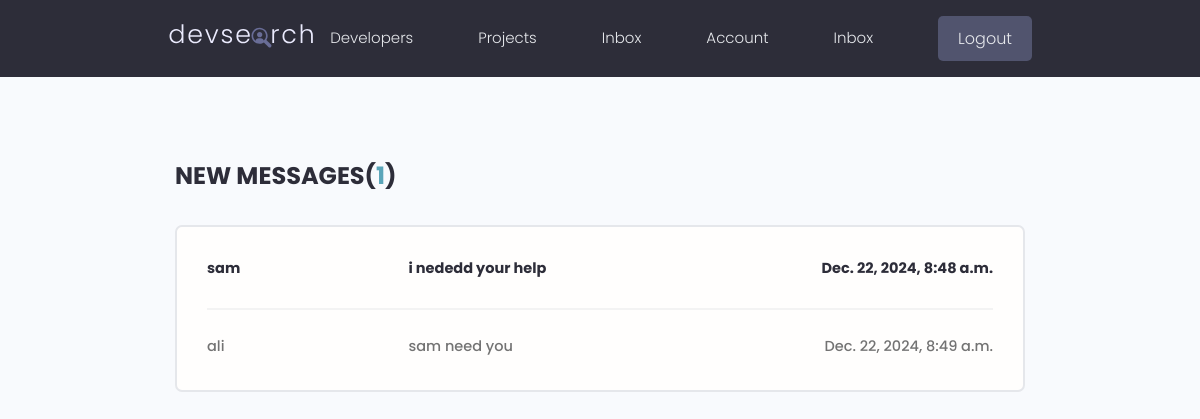
Before: /inbox/ (signed in) with the older database file.
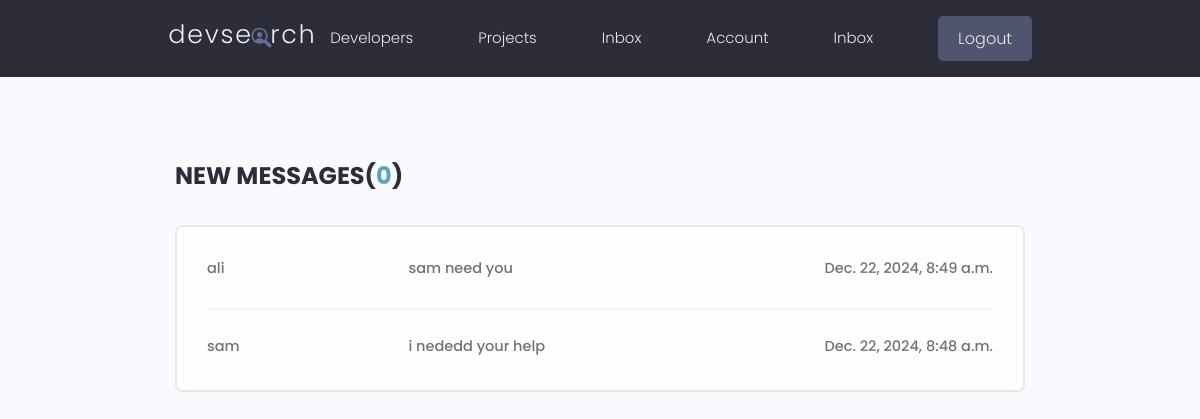
After: the same page with the newer database file.
### users/models.py (models this page shows, shortened)
class Message(models.Model):
      sender = models.ForeignKey(Profile,
                         on_delete=models.SET_NULL, null=True,blank=True)
      recipient =  models.ForeignKey(Profile,
                         on_delete=models.SET_NULL, null=True,blank=True, related_name='messages')
      name = models.CharField( max_length=200 , blank=True,null=True)
      email =  models.EmailField(max_length=200 , blank=True,null=True)
      subject = models.CharField( max_length=200 , null=True, blank=True)
      body = models.TextField()
      is_read = models.BooleanField(default=False, null=True)
      created = models.DateTimeField(auto_now_add=True) # we always want Date
      id = models.UUIDField(default=uuid.uuid4 ,
                  unique=True , primary_key=True , editable=False )
      class Meta:
            ordering = [
                  "is_read",
                  "-created",
            ]

### users/views.py (the view)
# urls.py: path('inbox/',views.inbox, name='inbox'),
@login_required(login_url ='login')
def inbox(request):
      profile = request.user.profile # get profile of user is sending request
      message_requests =  profile.messages.all() # lets get user is logged in messages
      unread_messages = message_requests.filter(is_read=False).count() # messages Not Read (just count)
      context = {
            "messageRequests":message_requests ,
            "unreadMessages":unread_messages ,
            }
      return render(request, 'users/inbox.html', context )

### users/templates/users/inbox.html
{% extends "base.html" %}
{% block content %}
<main class="inbox my-xl">
  <div class="content-box">
    <h3 class="inbox__title">New Messages(<span>{{unreadMessages}}</span>)</h3>
    <ul class="messages">
      {% for message in messageRequests %}
        {% if not message.is_read  %}  <li class="message message--unread">
        {% else %} <li class="message" >
        {% endif %}
          <a href="{% url 'message' message.id %}">
            <span class="message__author">{{message.name}}</span>
            <span class="message__subject">{{message.subject}}</span>
            <span class="message__date">{{message.created}}</span>
          </a>
        </li>
      {% endfor %}
    </ul>
  </div>
</main>
{% endblock content %}

Changed rows visible on the page:
shown differently, row unchanged: Message "ali": moves up the list
changed Message "sam": is_read False → True (drawn)
Other visible differences:
{{ unreadMessages }}: "1" → "0"
